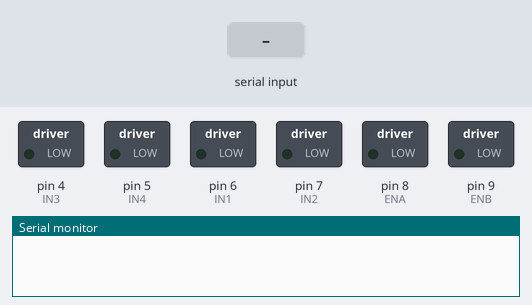
This sketch was run on a simulated Arduino Mega 2560, built with avr-gcc and run on an emulated ATmega2560. On the bench: switched loads named in the sketch (green lamp = pin HIGH), the last lines printed to the serial monitor. Inputs (shaded band) come from the test bench.

Above: at 1.2 s.
1.3 s: "1" received over the second serial link
At 2.7 s:
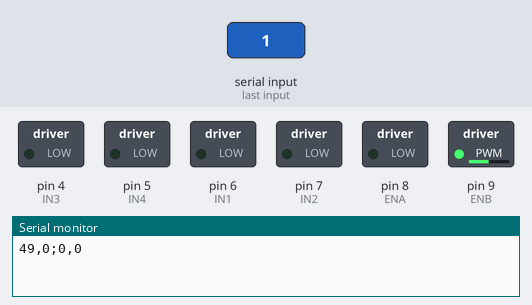
3.8 s: "0" received over the second serial link
At 5.9 s:
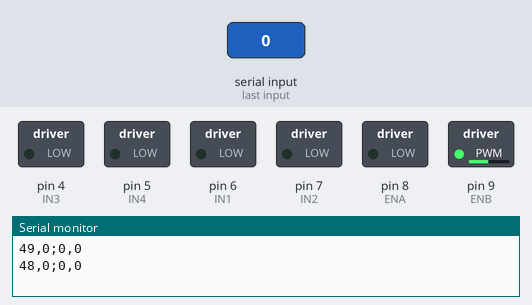
Timing chart, 0 to 7.4 s (numbered marks = the images above; inputs shaded):
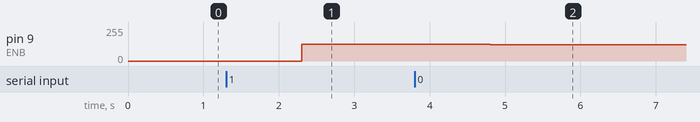

Measured:
- after the input at 1.3 s, pin 9 (ENB): 0/255 → 124/255 after 1.0 s
- after the input at 3.8 s, pin 9 (ENB): 124/255 → 122/255 after 1.0 s

The sketch:

RobocDuino2.ino
```cpp
#define IN1 6  //DERECHA
#define IN2 7  //DERECHA
#define IN3 4  //IZQUIERDA
#define IN4 5  //IZQUIERDA
#define ENA 8
#define ENB 9
#define VALOR_ADELANTE 127
#define VALOR_ATRAS -127
#define BUF 4

byte incoming[BUF];

void mover(int izq, int der, int dir_izq, int dir_der) {
  int mapizq = map(abs(izq), 0,100, 0,255);
  int mapder = map(abs(der), 0,100, 0,255);
  digitalWrite(IN1, LOW);
  digitalWrite(IN2, LOW);
  digitalWrite(IN3, LOW);
  digitalWrite(IN4, LOW); // parte todo en cero.

  if (dir_der == 1){
    digitalWrite(IN1, 0);
    digitalWrite(IN2, 1);
  }
  if (dir_der == 2){
    digitalWrite(IN1, 1);
    digitalWrite(IN2, 0);
  }
  if (dir_izq == 1){
    digitalWrite(IN3, 0);
    digitalWrite(IN4, 1);
  }
  if (dir_izq == 2){
    digitalWrite(IN3, 1);
    digitalWrite(IN4, 0);
  }

  analogWrite(ENA, mapder);
  analogWrite(ENB, mapizq);
}
void avanzar() {
  mover(100, 100, 1,1);
}

void retroceder() {
  mover(100, 100, 1, 1);
}

void reloj() {
  mover(100, 100, 1, 2);
}

void contrareloj() {
  mover(100, 100, 2, 1);
}

void detenerse() {
  mover(0, 0, 0, 0);
}

void setup() {
  // put your setup code here,   to run once:
  Serial1.begin(9600);
  Serial.begin(9600);
  pinMode(IN1, OUTPUT);
  pinMode(IN2, OUTPUT);
  pinMode(IN3, OUTPUT);
  pinMode(IN4, OUTPUT);
}

void loop(){
  // put your main code here, to run repeatedly:
  if (Serial1.available()){
    Serial1.readBytes(incoming, BUF);
    long motor_left = incoming[0];
    long motor_right = incoming[1];
    long dir_left = incoming[2];
    long dir_right = incoming[3];
    if (motor_left>100 or motor_left<-100){
      motor_left = 0;
    }
    if (motor_right>100 or motor_right<-100){
      motor_right = 0;
    }

    //+, - gira a la derecha
    mover(motor_left, motor_right, dir_left, dir_right);
    Serial.print(motor_left);
    Serial.print(',');
    Serial.print(motor_right);
    Serial.print(";");
    Serial.print(dir_left);
    Serial.print(",");
    Serial.println(dir_right);
    Serial1.flush();
    Serial.flush();
  }
}
```
